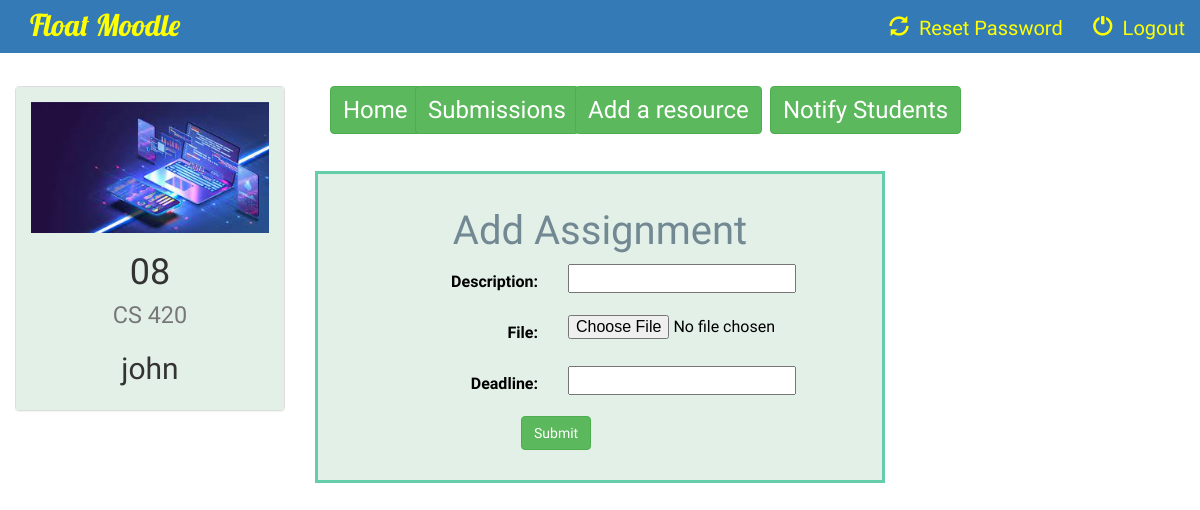
Page /instructor/8/add_assignment/ (signed in) on the committed database.
### instructor/models.py (models this page shows, shortened)
class Course(models.Model):
    name = models.CharField(max_length=100)
    code = models.CharField(max_length=100)
    instructor = models.ForeignKey(Instructor, on_delete=models.CASCADE)
    course_logo = models.FileField(default=1)

class Instructor(models.Model):
    user = models.ForeignKey(User,on_delete=models.CASCADE, default=1)
    name = models.CharField(max_length=100)
    information = models.CharField(max_length=1000,default=1)
    def __str__(self):
        return self.name

### instructor/views.py (the view, shortened to what this page needs)
# urls.py: url(r'^(?P<course_id>[0-9]+)/add_assignment/$', views.add_assignment, name='add_assignment'),
@login_required
def add_assignment(request, course_id):
    form = AssignmentForm(request.POST or None, request.FILES or None)
    course = Course.objects.get(id=course_id)
    return render(request, 'instructor/create_assignment.html', {'form': form, 'course': course})

### instructor/forms.py
class AssignmentForm(forms.ModelForm):
    class Meta:
        model = Assignment
        fields = ['description', 'file', 'deadline']

### instructor/templates/instructor/create_assignment.html (shortened to what this page needs)
{% extends 'instructor/instructor_basic_page.html' %}
{% block body %}
<br>
<div class="container-fluid">
    <div class="row">
        <div class="col-sm-6 col-md-3">
            <div class="panel panel-default">
                <div class="panel-body" style="background-color: #e3f0e8;border: 0px solid #66cdaa;">
                    <a href="{% url 'instructor:instructor_detail' course.id %}">
                        {% if course.course_logo %}
                            <img src="{{ course.course_logo.url }}" class="img-responsive">
                        {% else %}
                            <h3>No image to display</h3>
                        {% endif %}
                    </a>
                    <h1 align="center">{{ course.code }}<br> <small>{{ course.name }}</small></h1>
                    <h2 align="center">{{ course.instructor }}</h2>
                </div>
            </div>
        </div>
        <div class="col-sm-9"style="color:white;">
            <div class="col-sm-2">
                <a href="{% url 'instructor:instructor_detail' course.id %}">
                    <button type="submit" class="btn btn-success" style="font-size: larger; padding-left: 12px; margin-left:0px; margin-right:0px">Home</button>
                </a>
            </div>
        <div class="col-sm-2">
            <a href="{% url 'instructor:view_all_assignments' course.id %}">
                <button type="submit" class="btn btn-success"style="font-size: larger; margin-left:-60px">Submissions</button>
            </a>
        </div>
        <div class="col-sm-2">
            <a href="{% url 'instructor:add_resource' course.id %}">
                <button type="submit" class="btn btn-success"style="font-size: larger; margin-left:-45px">Add a resource</button>
            </a>
        </div>
        <div class="col-sm-2">
            <a href="{% url 'instructor:add_notification' course.id %}">
                <button type="submit" class="btn btn-success"style="font-size: larger; margin-left:5px">Notify Students</button>
            </a>
        </div>
        </div>
        <br><br><br>
        <div class="col-sm-6">
                <div class="panel-body"style="background-color:#e3f0e8;color:black;border: 3px solid #66cdaa;font-family: 'Abhaya Libre';font-size:16px;">
                    <h3 align="center"; style="text-align:center;font-family:Volkhov,cursive;font-size:40px;color: #728892">Add Assignment</h3>
               <form class="form-horizontal" role="form" action="" method="post" enctype="multipart/form-data">
        {% for field in form %}
        <div class="form-group">
            <div class="col-sm-offset-2 col-sm-10">
            </div>
        <label class="control-label col-sm-5">{{ field.label_tag }}</label>
        <div class="col-sm-5">{{ field }}</div>
        </div>
        {% endfor %}
        <div class="form-group">
            <div class="col-sm-offset-4 col-sm-10">
                <button type="submit" class="btn btn-success">Submit</button>
            </div>
        </div>
    </form>
                </div>
            </div>
    </div>
</div>
{% endblock %}

### instructor/templates/instructor/instructor_basic_page.html (style rules this page uses)
a { color: yellow; }
body { background: url('https://i.pinimg.com/originals/5d/5d/79/5d5d79ab40f17440b11dfdf9cd0f1f08.jpg') no-repeat center center fixed; background-size: cover; font-family: Ledger;font-size: 20px; }

### rows in the picture
Course: course_logo (picture), code "08", name "CS 420", instructor "john"

### other values in the picture
{{ field.label_tag }} "Description:" "File:" "Deadline:"
